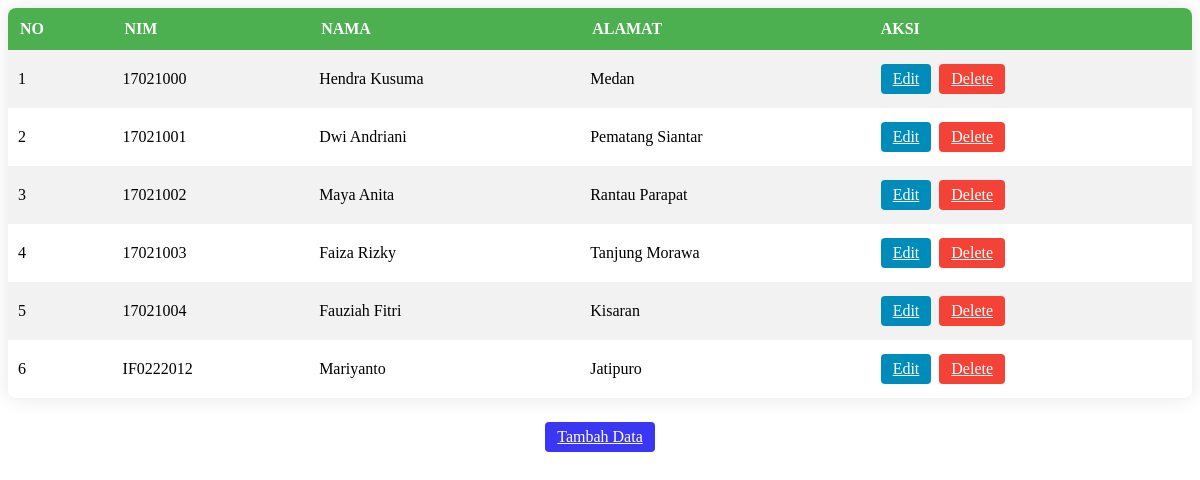
The page / on the database its author committed.
### tables this page shows
CREATE TABLE `tb_mhsw` (
  `mhsw_id` int(11) NOT NULL,
  `mhsw_nim` varchar(25) NOT NULL,
  `mhsw_nama` varchar(100) NOT NULL,
  `mhsw_alamat` text DEFAULT NULL
);

### app/Mhsw.php (called while the page is built, shortened)
<?php
class Mhsw {
    private $db;
    public function __construct()
    {
        try {
            $this->db = new PDO("mysql:host=localhost;dbname=dbakademik", "root", "");
            $this->db->setAttribute(PDO::ATTR_ERRMODE, PDO::ERRMODE_EXCEPTION);
        } catch (PDOException $e) {
            die ("Error " . $e->getMessage());
        }
    }
    public function tampil()
    {
        $sql = "SELECT * FROM tb_mhsw";
        $stmt = $this->db->prepare($sql);
        $stmt->execute();
        $data = [];
        while ($rows = $stmt->fetch()) {
            $data[] = $rows;
        }
        return $data;
    }
}
?>

### index.php (the view, shortened to what this page needs)
<?php
require_once "app/Mhsw.php";
$mhsw = new Mhsw();
$rows = $mhsw->tampil();
?>
<!DOCTYPE html>
<html lang="en">
<head>
<link rel="stylesheet" href="layout/assets/css/style.css">
</head>
<body>
<table>
<tr>
<th>NO</th>
<th>NIM</th>
<th>NAMA</th>
<th>ALAMAT</th>
<th>AKSI</th>
</tr>
<?php foreach ($rows as $row) { ?>
<tr>
<td><?php echo $row['mhsw_id']; ?></td>
<td><?php echo $row['mhsw_nim']; ?></td>
<td><?php echo $row['mhsw_nama']; ?></td>
<td><?php echo $row['mhsw_alamat']; ?></td>
<td>
    <a href="edit.php?id=<?php echo $row['mhsw_id']; ?>" class="action-buttons edit-button">Edit</a>
    <a href="?delete=<?php echo $row['mhsw_id']; ?>" class="action-buttons delete-button">Delete</a>
</td>
</tr>
<?php } ?>
</table>
<div class="centered">
    <a href="input.php" class="action-buttons input-button">Tambah Data</a>
</div>
</body>
</html>

### layout/assets/css/style.css (style rules this page uses)
table { width: 100%; border-collapse: collapse; border-radius: 8px; overflow: hidden; box-shadow: 0 0 20px rgba(0, 0, 0, 0.1); }
th { background-color: #4CAF50; color: white; font-weight: bold; padding: 12px; text-align: left; }
td { padding: 10px; }
tr:nth-child(even) { background-color: #f2f2f2; }
.action-buttons { display: inline-block; padding: 6px 12px; margin: 4px 2px; cursor: pointer; border: none; border-radius: 4px; }
.edit-button { background-color: #008CBA; color: white; }
.delete-button { background-color: #f44336; color: white; }
.input-button { background-color: #3936f4; color: white; }
.centered { display: flex; justify-content: center; margin-top: 20px; }

### rows shown on the page
tb_mhsw: mhsw_id "1", mhsw_nim "17021000", mhsw_nama "Hendra Kusuma", mhsw_alamat "Medan"
tb_mhsw: mhsw_id "2", mhsw_nim "17021001", mhsw_nama "Dwi Andriani", mhsw_alamat "Pematang Siantar"
tb_mhsw: mhsw_id "3", mhsw_nim "17021002", mhsw_nama "Maya Anita", mhsw_alamat "Rantau Parapat"
tb_mhsw: mhsw_id "4", mhsw_nim "17021003", mhsw_nama "Faiza Rizky", mhsw_alamat "Tanjung Morawa"
tb_mhsw: mhsw_id "5", mhsw_nim "17021004", mhsw_nama "Fauziah Fitri", mhsw_alamat "Kisaran"
tb_mhsw: mhsw_id "6", mhsw_nim "IF0222012", mhsw_nama "Mariyanto", mhsw_alamat "Jatipuro"
